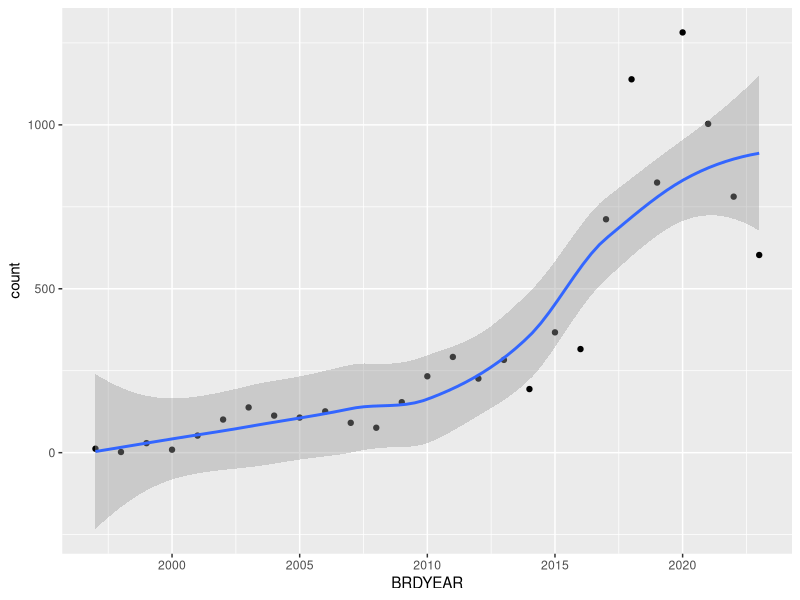
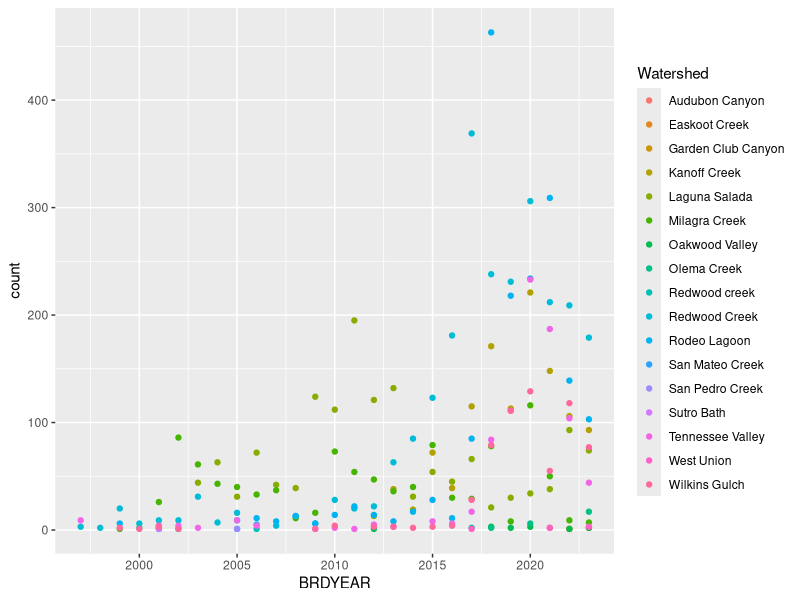
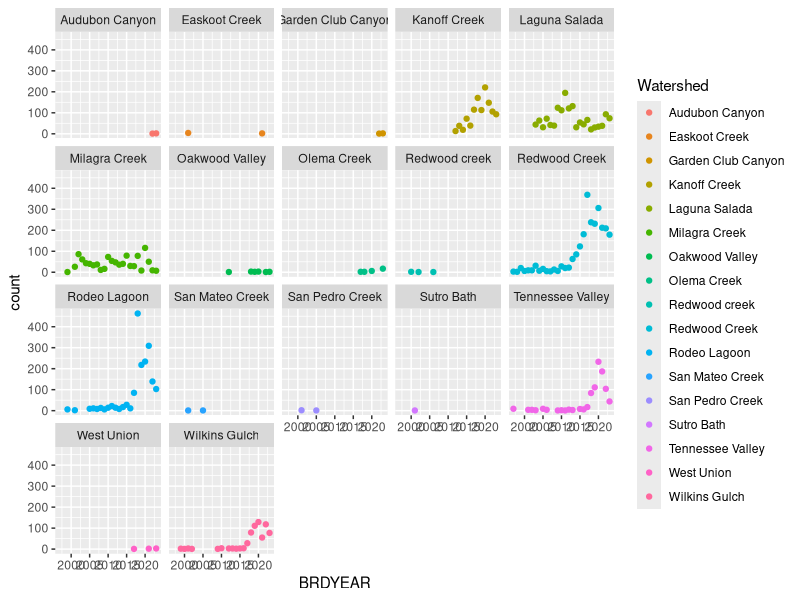
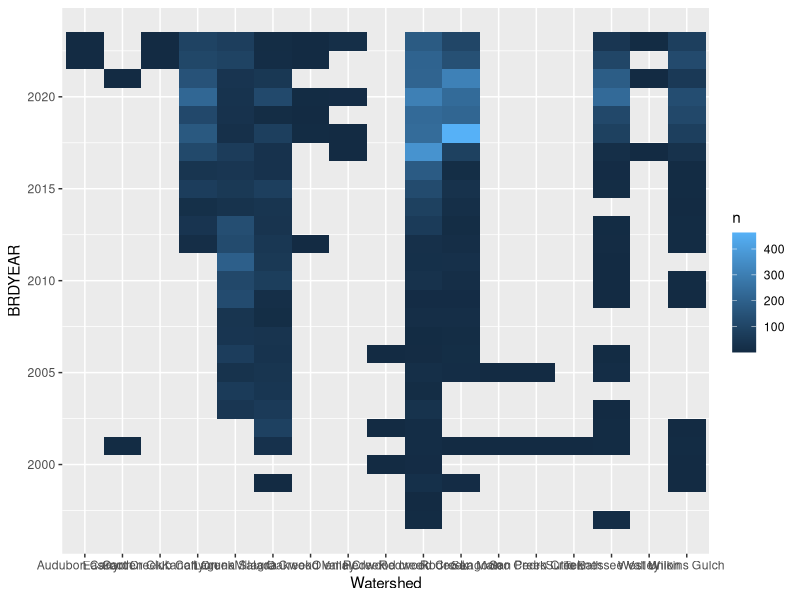
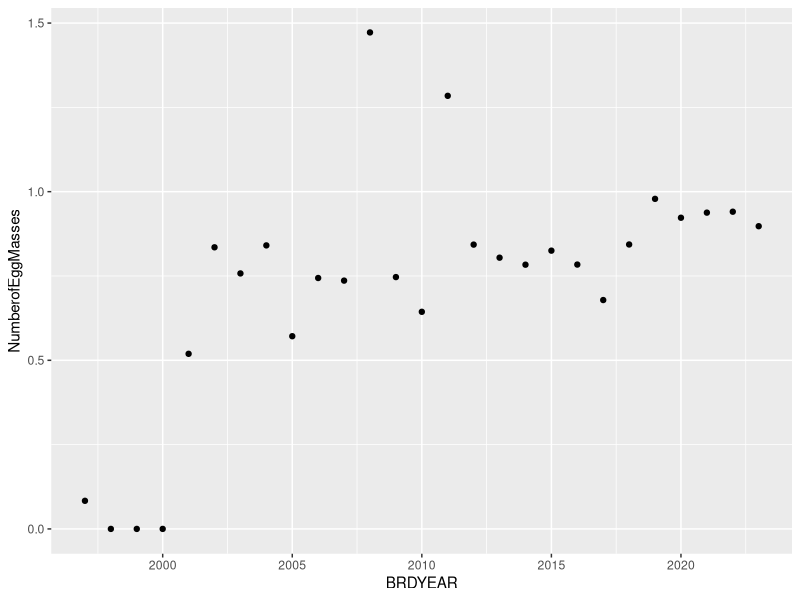
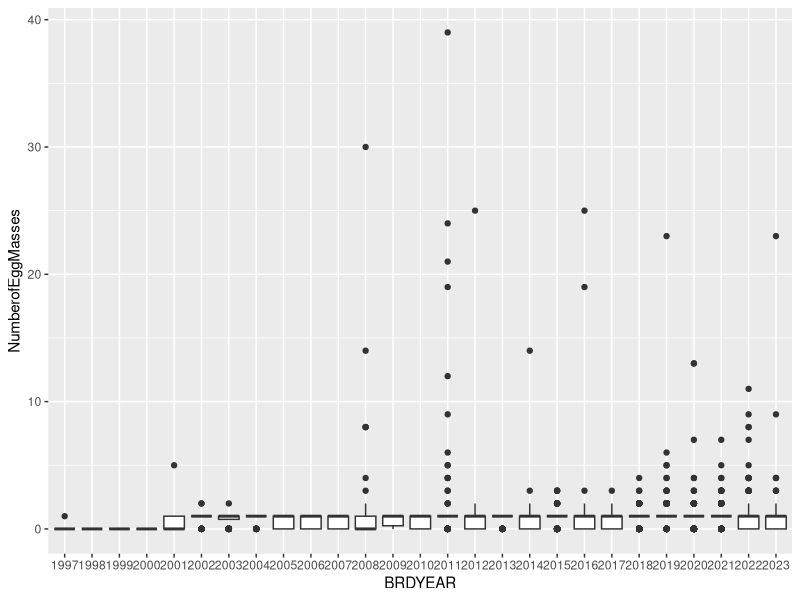

Recreate these plots in R, in order.
library(tidyverse)
raw_data <- read_csv("CRLF_EGG_RAWDATA.csv")
raw_data
#checking type of each column
str(raw_data,na.rm = TRUE)

#many ints in Survey_MONTH are empty but the values in Date look to be full. need to get month from Date

#maybe we should have survey length, width, water depth, etc as 1 standardized value for each pond per breeding year? Not sure how we want to do that

survey_count_by_year <- raw_data|>
  group_by(BRDYEAR)|>
  summarize(count=n())
survey_count_by_year

library(ggplot2)
ggplot(data = survey_count_by_year,aes(x=BRDYEAR,y=count))+geom_point()+geom_smooth()

survey_count_by_site <-raw_data|>
  group_by(Watershed,BRDYEAR)|>
  summarize(count=n())
survey_count_by_site
site_graph <- ggplot(survey_count_by_site,aes(x=BRDYEAR,y=count,colour=Watershed,group=Watershed))+geom_point()
site_graph
site_graph+facet_wrap(~Watershed)

survey_abundance <-raw_data|>
  count(Watershed,BRDYEAR)|>
  ggplot(mapping = aes(x=Watershed,y=BRDYEAR))+
  geom_tile(mapping = aes(fill=n))
survey_abundance

total <- raw_data$NumberofEggMasses
total
sum(total != 0, na.rm = TRUE)
summary(total,na.rm = TRUE)

old_egg <-raw_data[raw_data$OldMass=="FALSE",]
old_total <- old_egg$NumberofEggMasses
sum(old_total != 0, na.rm = TRUE)
summary(old_total,na.rm = TRUE)

ggplot(data = old_egg)+ 
  stat_summary(mapping = aes(x = BRDYEAR, y = NumberofEggMasses),
               fun = "mean",geom = "point")

old_egg$BRDYEAR <- factor(old_egg$BRDYEAR)
ggplot(data = old_egg, mapping = aes(x = BRDYEAR, y = NumberofEggMasses)) + 
  geom_boxplot()

    
